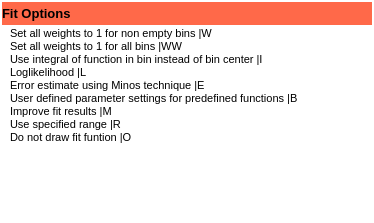
<?xml version="1.0" encoding="UTF-8"?>
<ui version="4.0">
 <class>IROOTFitOptions</class>
 <widget class="QWidget" name="IROOTFitOptions">
  <property name="geometry">
   <rect>
    <x>0</x>
    <y>0</y>
    <width>374</width>
    <height>223</height>
   </rect>
  </property>
  <property name="sizePolicy">
   <sizepolicy hsizetype="Fixed" vsizetype="Fixed">
    <horstretch>0</horstretch>
    <verstretch>0</verstretch>
   </sizepolicy>
  </property>
  <property name="font">
   <font>
    <pointsize>1</pointsize>
   </font>
  </property>
  <property name="windowTitle">
   <string>Fit options</string>
  </property>
  <property name="styleSheet">
   <string notr="true">background-color: rgb(255, 255, 255);</string>
  </property>
  <layout class="QVBoxLayout" name="verticalLayout">
   <property name="spacing">
    <number>2</number>
   </property>
   <property name="margin">
    <number>2</number>
   </property>
   <item>
    <widget class="QWidget" name="titleWidget" native="true">
     <property name="maximumSize">
      <size>
       <width>16777215</width>
       <height>25</height>
      </size>
     </property>
     <property name="font">
      <font>
       <pointsize>8</pointsize>
      </font>
     </property>
     <property name="styleSheet">
      <string notr="true">background-color: rgb(255, 105, 73);</string>
     </property>
     <layout class="QHBoxLayout" name="horizontalLayout_3">
      <property name="spacing">
       <number>1</number>
      </property>
      <property name="margin">
       <number>0</number>
      </property>
      <item>
       <widget class="QLabel" name="title">
        <property name="font">
         <font>
          <family>Segoe UI</family>
          <pointsize>10</pointsize>
          <weight>75</weight>
          <bold>true</bold>
         </font>
        </property>
        <property name="text">
         <string>Fit Options</string>
        </property>
       </widget>
      </item>
      <item>
       <spacer name="horizontalSpacer_3">
        <property name="orientation">
         <enum>Qt::Horizontal</enum>
        </property>
        <property name="sizeHint" stdset="0">
         <size>
          <width>40</width>
          <height>20</height>
         </size>
        </property>
       </spacer>
      </item>
      <item>
       <widget class="QToolButton" name="close">
        <property name="font">
         <font>
          <pointsize>9</pointsize>
          <weight>75</weight>
          <bold>true</bold>
         </font>
        </property>
        <property name="text">
         <string/>
        </property>
        <property name="icon">
         <iconset resource="resources.qrc">
          <normaloff>:/icons/icons/metro.icons/black/cancel.png</normaloff>:/icons/icons/metro.icons/black/cancel.png</iconset>
        </property>
        <property name="autoRaise">
         <bool>true</bool>
        </property>
       </widget>
      </item>
     </layout>
    </widget>
   </item>
   <item>
    <widget class="QTreeWidget" name="fitOptions">
     <property name="font">
      <font>
       <pointsize>8</pointsize>
      </font>
     </property>
     <property name="frameShape">
      <enum>QFrame::NoFrame</enum>
     </property>
     <property name="selectionMode">
      <enum>QAbstractItemView::MultiSelection</enum>
     </property>
     <property name="indentation">
      <number>5</number>
     </property>
     <attribute name="headerVisible">
      <bool>false</bool>
     </attribute>
     <column>
      <property name="text">
       <string>1</string>
      </property>
     </column>
     <item>
      <property name="text">
       <string>Set all weights to 1 for non empty bins |W</string>
      </property>
     </item>
     <item>
      <property name="text">
       <string>Set all weights to 1 for all bins |WW</string>
      </property>
     </item>
     <item>
      <property name="text">
       <string>Use integral of function in bin instead of bin center |I</string>
      </property>
     </item>
     <item>
      <property name="text">
       <string>Loglikelihood |L</string>
      </property>
     </item>
     <item>
      <property name="text">
       <string>Error estimate using Minos technique |E</string>
      </property>
     </item>
     <item>
      <property name="text">
       <string>User defined parameter settings for predefined functions |B</string>
      </property>
     </item>
     <item>
      <property name="text">
       <string>Improve fit results |M</string>
      </property>
     </item>
     <item>
      <property name="text">
       <string>Use specified range |R</string>
      </property>
     </item>
     <item>
      <property name="text">
       <string>Do not draw fit funtion |O</string>
      </property>
     </item>
    </widget>
   </item>
  </layout>
 </widget>
 <resources>
  <include location="resources.qrc"/>
 </resources>
 <connections/>
</ui>
